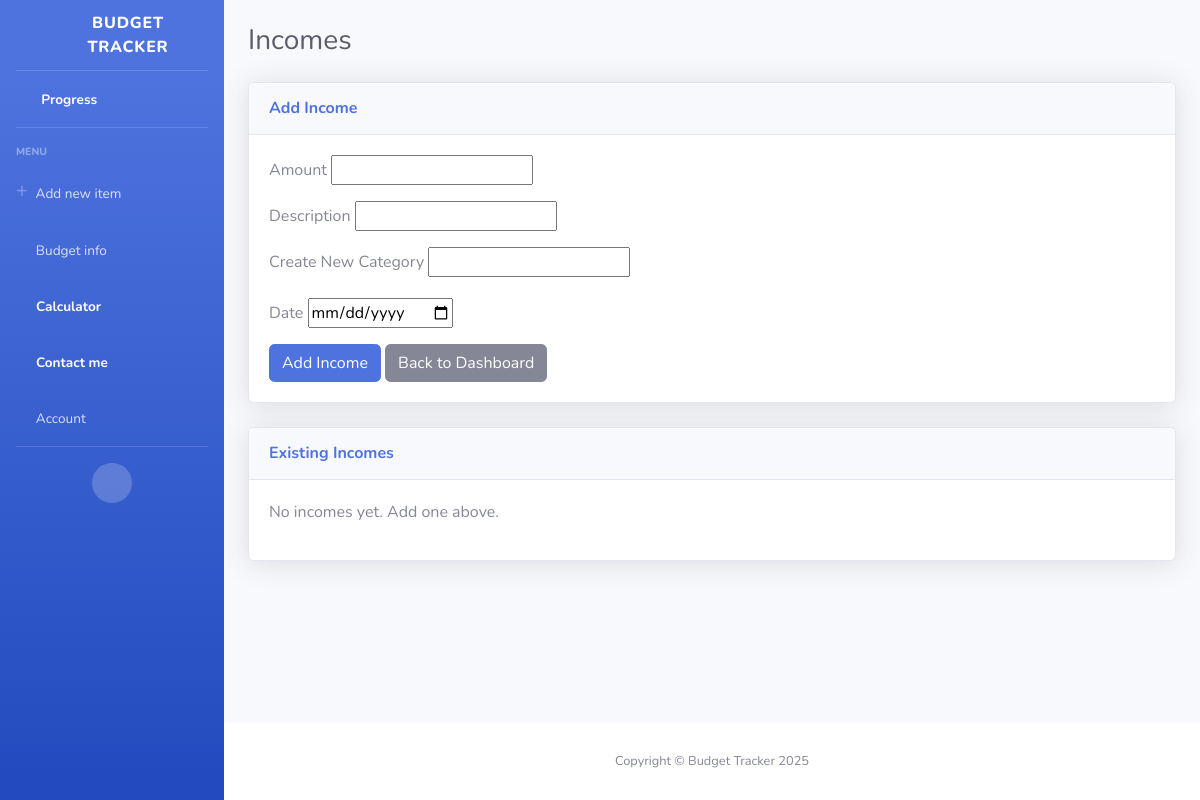
/incomes/ (signed in), run on an earlier commit of the app's database.
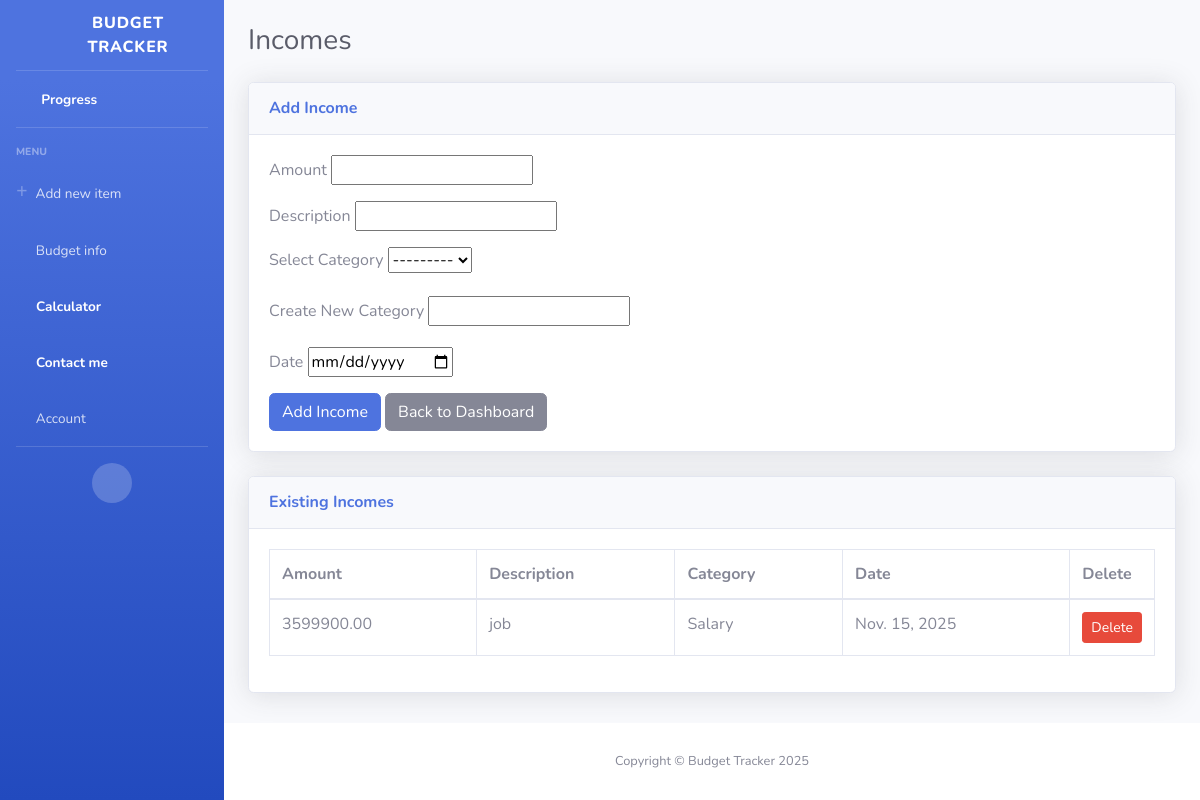
And on a later commit of the database.
### budget_app/models.py (models this page shows, shortened)
class Income(models.Model):
    user = models.ForeignKey(settings.AUTH_USER_MODEL, on_delete=models.CASCADE)
    amount = models.DecimalField(max_digits=10, decimal_places=2)
    description = models.CharField(max_length=255, blank=True, null=True)
    category = models.ForeignKey(IncomeCategory, on_delete=models.CASCADE)
    date = models.DateField()

class IncomeCategory(models.Model):
    user = models.ForeignKey(settings.AUTH_USER_MODEL, on_delete=models.CASCADE)
    name = models.CharField(max_length=100)
    def __str__(self):
        return self.name

### budget_app/views.py (the view)
# urls.py: path('incomes/', incomes_view, name='incomes'),
def incomes_view(request):
    categories = IncomeCategory.objects.filter(user=request.user)
    message = ''
    if request.method == 'POST':
        form = IncomeForm(request.POST)
        if form.is_valid():
            selected_category = form.cleaned_data.get("category")
            new_category_name = form.cleaned_data.get("new_category")
            if new_category_name:
                selected_category, created = IncomeCategory.objects.get_or_create(name=new_category_name,user=request.user)
            income = form.save(commit=False)
            income.category = selected_category
            income.user = request.user
            income.save()
            messages.success(request, "Income added successfully!")
            return redirect("budget_app:incomes")
    else:
        form = IncomeForm()
    incomes = Income.objects.filter(user=request.user).order_by("-date")
    return render(request, 'incomes.html', {
        'form': form,
        "incomes": incomes,
        "categories": categories,
    })

### budget_app/forms.py
class IncomeForm(forms.ModelForm):
    class Meta:
        model = Income
        fields = ['amount', 'description', 'category', 'date']
        widgets = {
            "date": forms.DateInput(attrs={"type": "date"}),
        }
    new_category = forms.CharField(
    max_length=100,
    required=False,
    label="New category",
    )
    def __init__(self, *args, **kwargs):
        super().__init__(*args, **kwargs)
        if self.fields["category"].queryset.count() == 0:
            self.fields["category"].widget = forms.HiddenInput()
            self.fields["category"].required = False
        else:
            self.fields["category"].required = False

### budget_app/templates/incomes.html (shortened to what this page needs)
{% extends 'base.html' %}
{% block content %}
<h1 class="h3 mb-4 text-gray-800">Incomes</h1>
<div class="card shadow mb-4">
    <div class="card-header py-3">
        <h6 class="m-0 font-weight-bold text-primary">Add Income</h6>
    </div>
    <div class="card-body">
        <form method="POST">
            <div class="form-group">
                {{ form.amount.label }} {{ form.amount }}
            </div>
            <div class="form-group">
                {{ form.description.label }}
                {{ form.description }}
            </div>
            {% if categories %}
                <div class="form-group">
                    <label for="{{ form.category.id_for_label }}">Select Category</label>
                    {{ form.category }}
                </div>
            {% endif %}
            <div class="form-group">
                <label for="{{ form.new_category.id_for_label }}">Create New Category</label>
                {{ form.new_category }}
            </div>
            <div class="form-group">
                {{ form.date.label }}
                {{ form.date }}
            </div>
            <button type="submit" class="btn btn-primary">Add Income</button>
            <a href="{% url 'budget_app:index' %}" class="btn btn-secondary">Back to Dashboard</a>
        </form>
    </div>
</div>
<div class="card shadow mb-4">
    <div class="card-header py-3">
        <h6 class="m-0 font-weight-bold text-primary">Existing Incomes</h6>
    </div>
    <div class="card-body">
        {% if incomes %}
            <div class="table-responsive">
                <table class="table table-bordered">
                    <thead>
                        <tr>
                            <th>Amount</th>
                            <th>Description</th>
                            <th>Category</th>
                            <th>Date</th>
                            <th style="width: 80px;">Delete</th>
                        </tr>
                    </thead>
                    <tbody>
                        {% for income in incomes %}
                        <tr>
                            <td>{{ income.amount }}</td>
                            <td>{{ income.description }}</td>
                            <td>{{ income.category.name }}</td>
                            <td>{{ income.date }}</td>
                            <td>
                                <a href="{% url 'budget_app:delete_income' income.id %}"
                                   class="btn btn-danger btn-sm">
                                    Delete
                                </a>
                            </td>
                        </tr>
                        {% endfor %}
                    </tbody>
                </table>
            </div>
        {% else %}
            <p>No incomes yet. Add one above.</p>
        {% endif %}
    </div>
</div>
{% endblock %}

What changed in the data, as far as the page shows it:
now on this page (row edited): Income: amount "3599900.00", description "job", category.name "Salary", date "Nov. 15, 2025"
Also different on the page:
form field category: (not shown) → "---------"
text no longer shown: "No incomes yet. Add one above."
text now shown: "Select Category Amount Description Category Date Delete"
